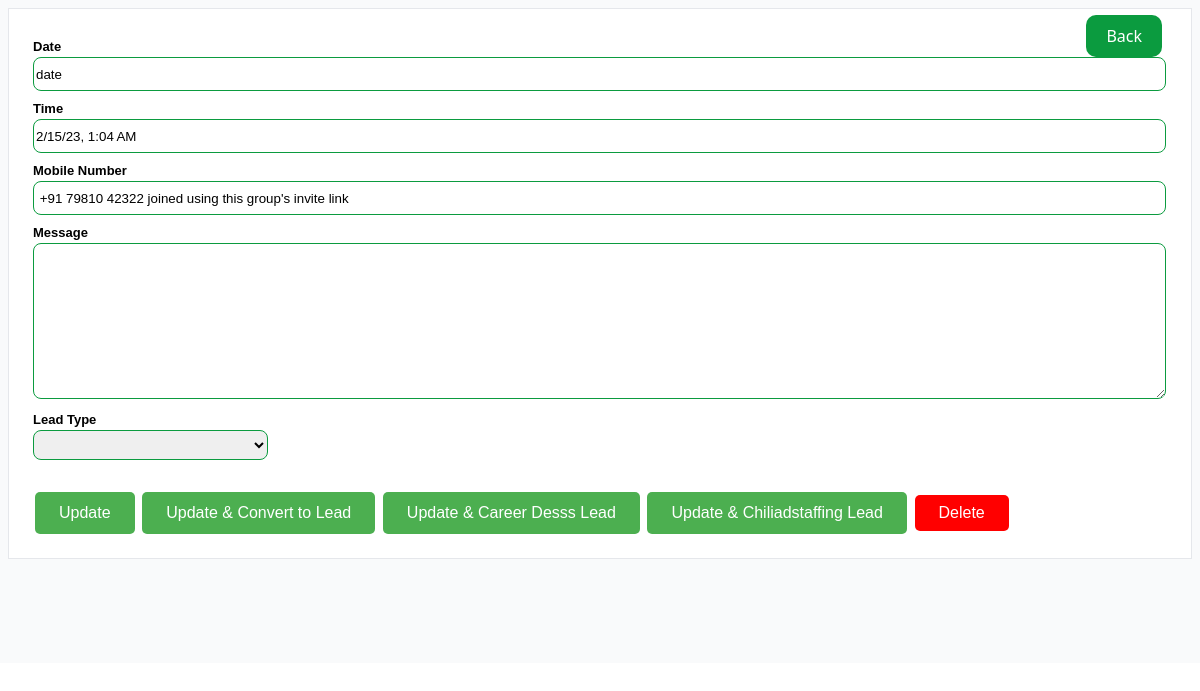
The app's page /leadedit/3, older data.
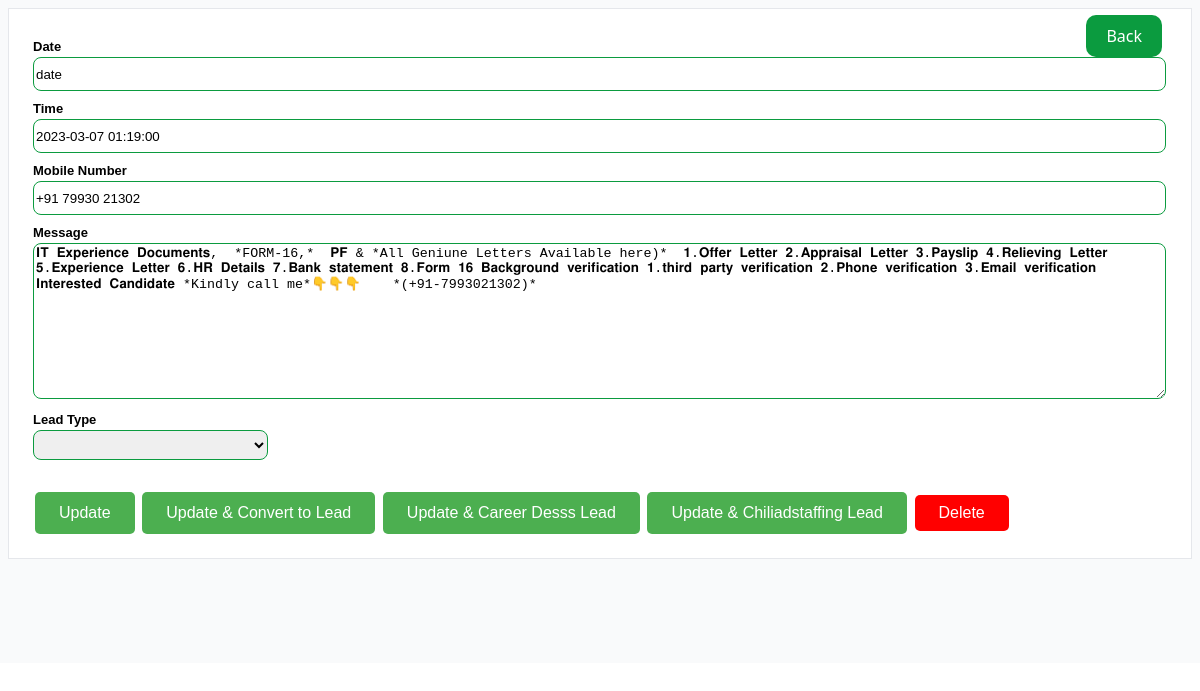
The same page, newer data.
### core/models.py (models this page shows, shortened)
class Film(models.Model):
    date = models.TextField(blank=True)
    title = models.TextField(blank=True)
    year = models.TextField(blank=True)
    filmurl = models.TextField(blank=True)
    checkstatus = models.PositiveSmallIntegerField(default=1)
    dropdownlist = models.TextField(default="New")

### core/views.py (the view)
# urls.py: path('leadedit/<int:id>',views.leadedit,name="leadedit"),
def leadedit(request,id):
    object=Film.objects.get(id=id)
    return render(request,'leadsedit.html',{'object':object,})

### templates/leadsedit.html (shortened to what this page needs)
<!DOCTYPE html>
<html>
<head>
</head>
<body>
            <div class="bord_box">
                <div class="back_btnn">
                    <a class="back" href="{% url 'leads' %}">Back</a>
                </div>
            <form action="/leadupdate/{{object.id}}" method="POST">
                <ul class="form-style-1">
                    <li>
                      <label>Date</label>
                      <input type="text" class="field-long field-textarea" name="date" value="{{object.date}}">
                   </li>
                    <li>
                        <label>Time</label>
                        <input type="text" class="field-long field-textarea" name="title" value="{{object.title}}">
                    </li>
                    <li>
                        <label>Mobile Number</label>
                        <input type="text" class="field-long field-textarea" name="year" value="{{object.year}}">
                    </li>
                    <li>
                        <label>Message</label>
                        <textarea class="field-long field-textarea chat_area" style="height: 150px;" name="filmurl">{{object.filmurl}}</textarea>
                    </li>
                  <li>
                    <label for="id_locations">Lead Type</label>
                    <select  name="dropdownlist" id="dropdownlist" class="optio_n" required="" onchange="add_class_onchange()">
                    <option  value="{{object.dropdownlist}}" selected="">{{object.dropdownlist}}</option>
                    <option value="New">New</option>
                    </select>
                </li>
                <li>
                  <button type="submit" name="save_home">Update</button>
                  <button type="submit" name="save_convert">Update & Convert to Lead</button>
                  <button name="careerdesssapi" type="submit" class="btn btn-success">Update & Career Desss Lead</button>
                  <button name="chiliadstaffingapi" type="submit" class="btn btn-success">Update & Chiliadstaffing Lead</button>
                  <form id="myForm" action="" method="post">
                    <a href="#" class="delet_e_btn" onclick="showConfirmDialog()">Delete</a>
                  </form>
                </li>
                </ul>
            </form>
        </div>
</body>
</html>

### templates/leadsedit.html (style rules this page uses)
body { margin: 0px; padding: 0px; font-family: system-ui,-apple-system,"Segoe UI",Roboto,"Helvetica Neue","Noto Sans","Liberation Sans",Arial,sans-serif,"Apple Color Emoji","Segoe UI Emoji","Segoe UI Symbol","Noto Color Emoji"; }
.back { background: #0b9b3f; border: none; padding: 10px 20px; border-radius: 10px; color: #fff; width: 99.6%; }
.form-style-1 { padding: 20px 20px 20px 24px; margin: 0px; font: 13px "Lucida Sans Unicode", "Lucida Grande", sans-serif; }
.form-style-1 li { padding: 0; display: block; list-style: none; margin: 10px 0 0 0; }
.form-style-1 label { margin:0 0 3px 0; padding:0px; display:block; font-weight: bold; }
.form-style-1 .field-long { width: 99%; }
.form-style-1 .field-textarea { height: 30px; border: 1px solid #0b9b3f; border-radius: 8px; }
.bord_box { padding: 8px; background: #f9fafb; }
.bord_box form { border: 1px solid #e5e7eb; background: #fff; }
.back_btnn { position: absolute; right: 38px; top: 25px; }
.back { background: #0b9b3f; border: none; padding: 10px 20px; border-radius: 10px; color: #fff; text-decoration: none; }
.optio_n { border: 1px solid #0b9b3f; height: 30px; border-radius: 8px; margin-bottom: 18px; }
button[name="save_home"], button[name="save_convert"], button[name="save_continue"], button[name="chiliadstaffingapi"], button[name="careerdesssapi"] { background-color: #4CAF50; border: none; color: white; padding: 12px 24px; text-align: center; text-decoration: none; display: inline-block; font-size: 16px; margin: 4px 2px; cursor: pointer; border-radius: 5px; }
.delet_e_btn { background-color: red; text-decoration: none; border: none; color: white; padding: 9px 24px; text-align: center; text-decoration: none; display: inline-block; font-size: 16px; margin: 4px 2px; cursor: pointer; border-radius: 5px; }

Row changes from the older to the newer data that the page shows:
changed Film "date": title "2/15/23, 1:04 AM" → "2023-03-07 01:19:00"; year "+91 79810 42322 joined using this group's invite link" → "+91 79930 21302"; filmurl (not shown) → "𝐈𝐓 𝐄𝐱𝐩𝐞𝐫𝐢𝐞𝐧𝐜𝐞 𝐃𝐨𝐜𝐮𝐦𝐞𝐧𝐭𝐬, *FORM-16,* 𝐏𝐅 & *All Geniune Letters Available here)* 𝟏.𝐎𝐟𝐟𝐞𝐫 𝐋𝐞𝐭𝐭𝐞𝐫 𝟐.𝐀𝐩𝐩𝐫𝐚𝐢𝐬𝐚𝐥 𝐋𝐞𝐭𝐭𝐞𝐫 𝟑.𝐏𝐚𝐲𝐬𝐥𝐢𝐩 𝟒.𝐑𝐞𝐥𝐢𝐞𝐯𝐢𝐧𝐠 𝐋𝐞𝐭𝐭𝐞𝐫 𝟓.𝐄𝐱𝐩𝐞𝐫𝐢𝐞𝐧𝐜𝐞 𝐋𝐞𝐭𝐭𝐞𝐫 𝟔.𝐇𝐑 𝐃𝐞𝐭𝐚𝐢𝐥𝐬 𝟕.𝐁𝐚𝐧𝐤 𝐬𝐭𝐚𝐭𝐞𝐦𝐞𝐧𝐭 𝟖.𝐅𝐨𝐫𝐦 𝟏𝟔 𝐁𝐚𝐜𝐤𝐠𝐫𝐨𝐮𝐧𝐝 𝐯𝐞𝐫𝐢𝐟𝐢𝐜𝐚𝐭𝐢𝐨𝐧 𝟏.𝐭𝐡𝐢𝐫𝐝 𝐩𝐚𝐫𝐭𝐲 𝐯𝐞𝐫𝐢𝐟𝐢𝐜𝐚𝐭𝐢𝐨𝐧 𝟐.𝐏𝐡𝐨𝐧𝐞 𝐯𝐞𝐫𝐢𝐟𝐢𝐜𝐚𝐭𝐢𝐨𝐧 𝟑.𝐄𝐦𝐚𝐢𝐥 𝐯𝐞𝐫𝐢𝐟𝐢𝐜𝐚𝐭𝐢𝐨𝐧 𝐈𝐧𝐭𝐞𝐫𝐞𝐬𝐭𝐞𝐝 𝐂𝐚𝐧𝐝𝐢𝐝𝐚𝐭𝐞 *Kindly call me*👇👇👇 *(+91-7993021302)*"
